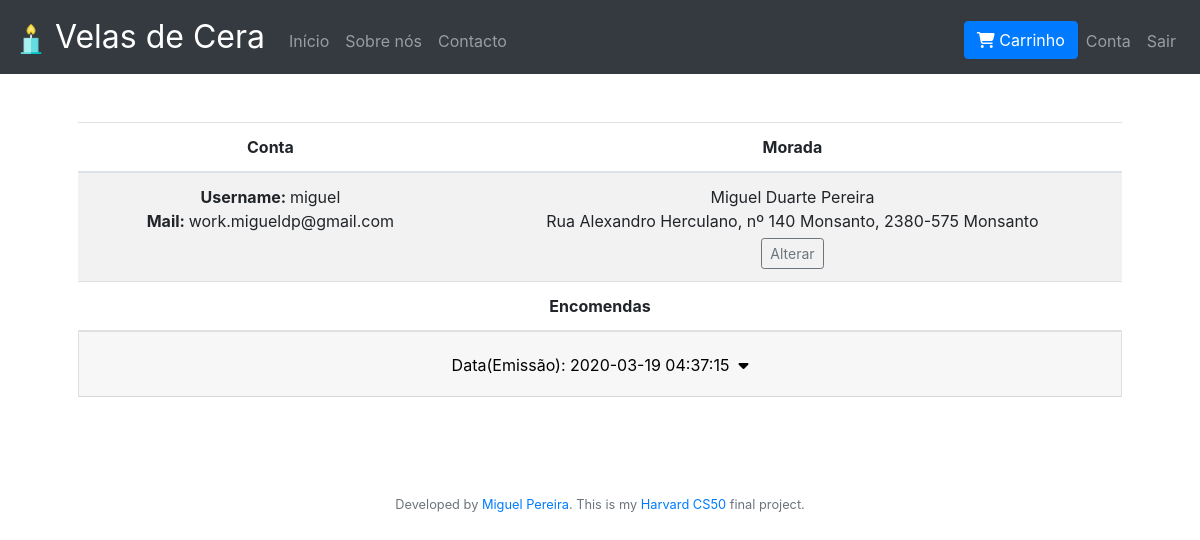
Page /conta (signed in) on the earlier database version.
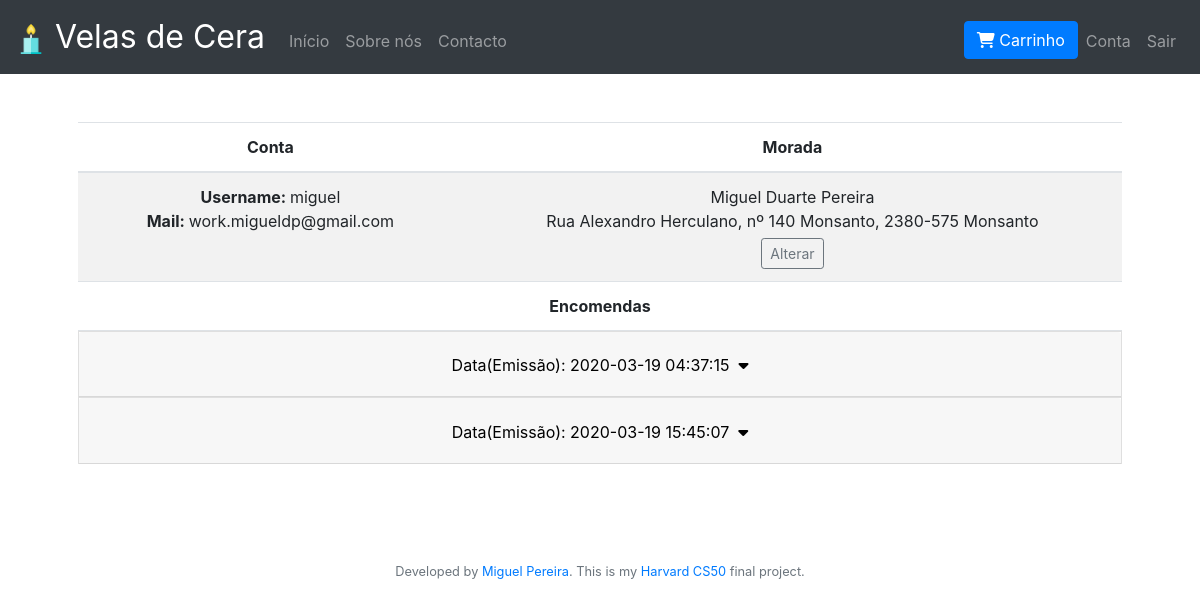
Same page on the later database version.
### tables this page shows
CREATE TABLE encomenda (id integer not null primary key autoincrement, user_id integer not null, product_id integer not null, quantities numeric not null, price numeric not null, product_name text not null, data timestamp not null default current_timestamp, estado text not null default em_processo);

### app.py (the view, shortened to what this page needs)
@app.route("/conta", methods=["GET", "POST"])
@login_required
def conta():
    user_id = session.get("user_id")
    rows = db.execute ("select username, mail from users where id = :user_id", user_id=user_id)
    username = rows[0]["username"]
    mail = rows[0]["mail"]
    zipcode=''
    city=''
    street=''
    nome=''
    encomendas_datas = db.execute("select data, id from encomenda where user_id = :user_id group by data", user_id=user_id)
    encomendas = db.execute("select * from encomenda where user_id = :user_id", user_id=user_id)
    exists_adress = False
    check_adress = db.execute("select * from morada where user_id=:user_id", user_id=user_id)
    if len(check_adress) == 1 and check_adress[0]["user_id"] == user_id:
        exists_adress = True
        zipcode=check_adress[0]["zip"]
        city=check_adress[0]["city"]
        street=check_adress[0]["street"]
        nome=check_adress[0]["nome"]
    return render_template("conta.html", username=username, mail=mail, exists_adress=exists_adress, zipcode=zipcode, city=city, street=street, nome=nome, encomendas=encomendas, encomendas_datas=encomendas_datas)

### app.py (called while the page is built)
@app.after_request
def after_request(response):
    response.headers["Cache-Control"] = "no-cache, no-store, must-revalidate"
    response.headers["Expires"] = 0
    response.headers["Pragma"] = "no-cache"
    return response

def login_required(f):
    @wraps(f)
    def decorated_function(*args, **kwargs):
        if session.get("user_id") is None:
            return redirect("/login")
        return f(*args, **kwargs)
    return decorated_function

### templates/conta.html (shortened to what this page needs)
{% extends "layout.html" %}
{% block main %}
<main class="container p-5" >
    <table class="table table-striped">
        <thead>
            <tr>
                <th>Conta</th>
                <th>Morada</th>
            </tr>
        </thead>
        <tbody>
            <tr>
                <td>
                    <div class="container">
                        <b>Username: </b>{{username}}<br>
                        <b>Mail: </b>{{mail}}
                </td>
                <td>
                    <form action="/conta" method="POST" enctype=multipart/form-data>
                    {% if exists_adress %}
                          {{nome}}<br>
                          {{street}}, {{zipcode}} {{city}}<br>
                          <button style="margin-top: 5px;" class="btn btn-sm btn-outline-secondary" type="submit" name="alterar_button" value="a">Alterar</button>
                    {% endif %}
                </form>
                </td>
            </tr>
        </tbody>
    </table>
    <table class="table table-striped" style="margin-bottom: -1px; margin-top: -16px;">
        <thead>
            <tr>
                <th>Encomendas</th>
            </tr>
        </thead>
    </table>
    {% for encomenda_data in encomendas_datas %}
    <div class="accordion" id="accordion">
        <div class="card">
          <div class="card-header" id="heading_{{encomenda_data.id}}">
            <h2 class="mb-0">
              <button style="float: center; text-decoration: none; color: black;" class="btn btn-link" type="button" data-toggle="collapse" data-target="#collapse_{{encomenda_data.id}}" aria-expanded="true" aria-controls="collapse_{{encomenda_data.id}}">
                Data(Emissão): {{encomenda_data.data}} &nbsp;<i class="fas fa-caret-down"></i>
              </button>
            </h2>
          </div>
        </div>
      </div>
      {% endfor %}
</main>
{% endblock %}

Differences in the rows shown:
added encomenda: data "2020-03-19 15:45:07"
